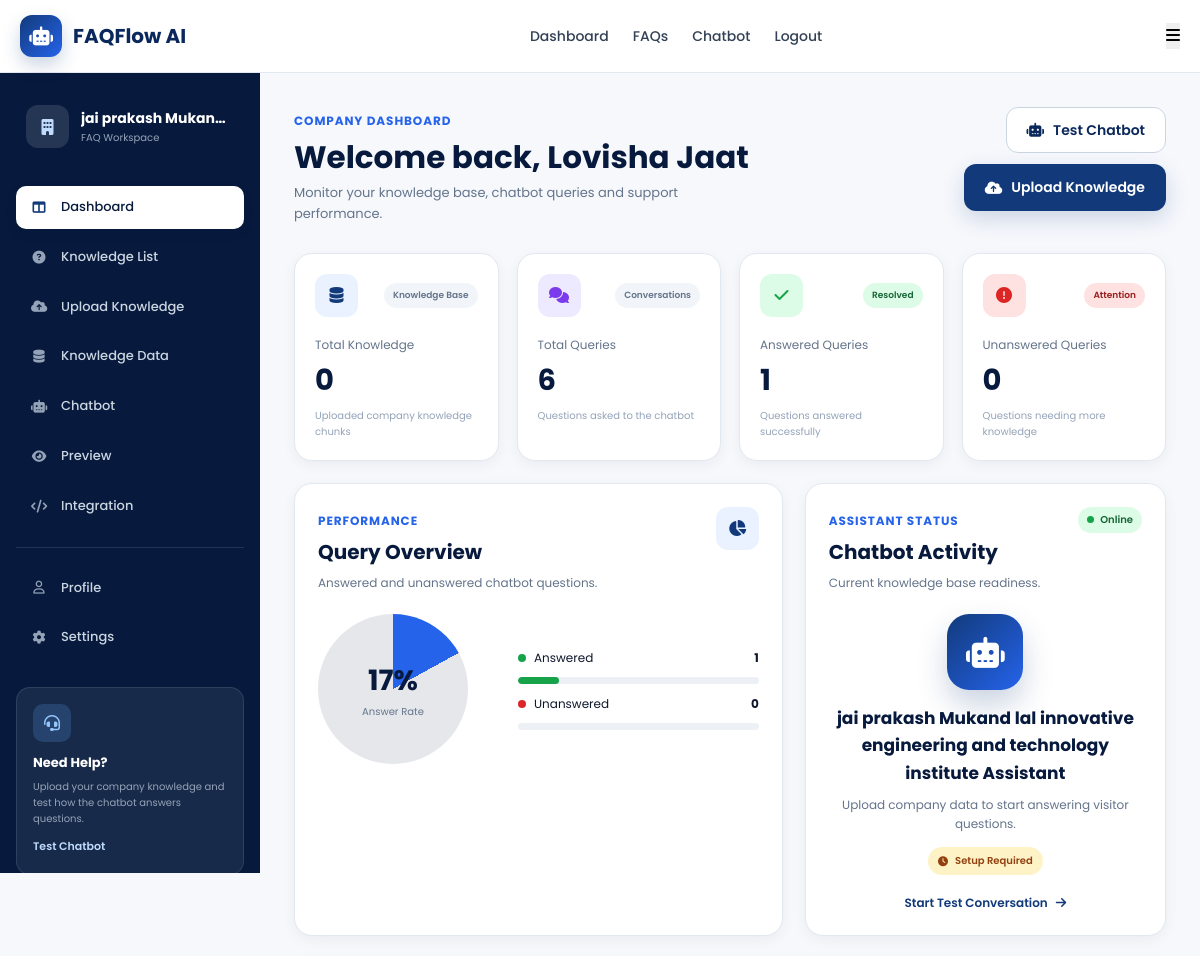
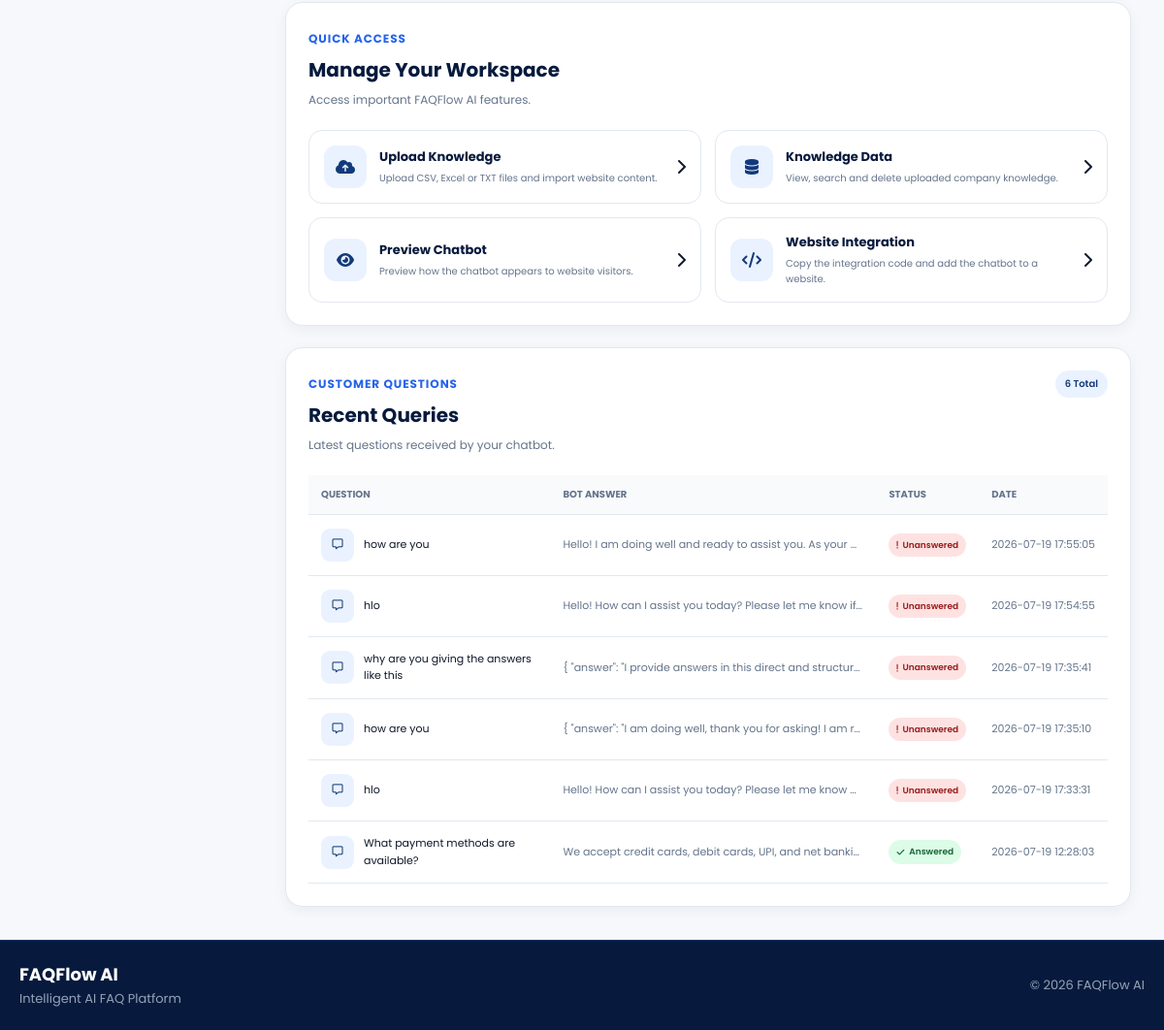
The page /dashboard (signed in) on the database as committed earlier (2 pictures, top to bottom).
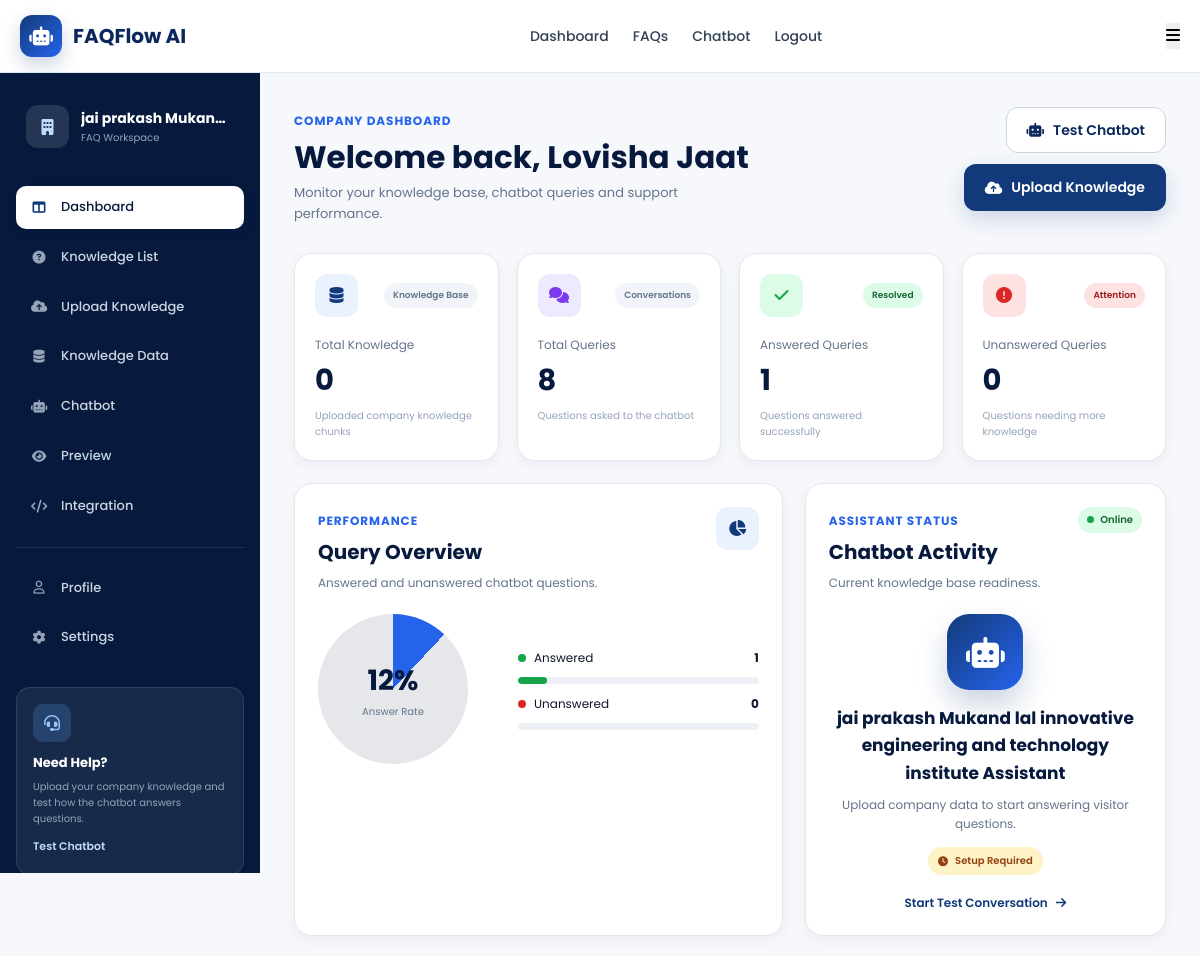
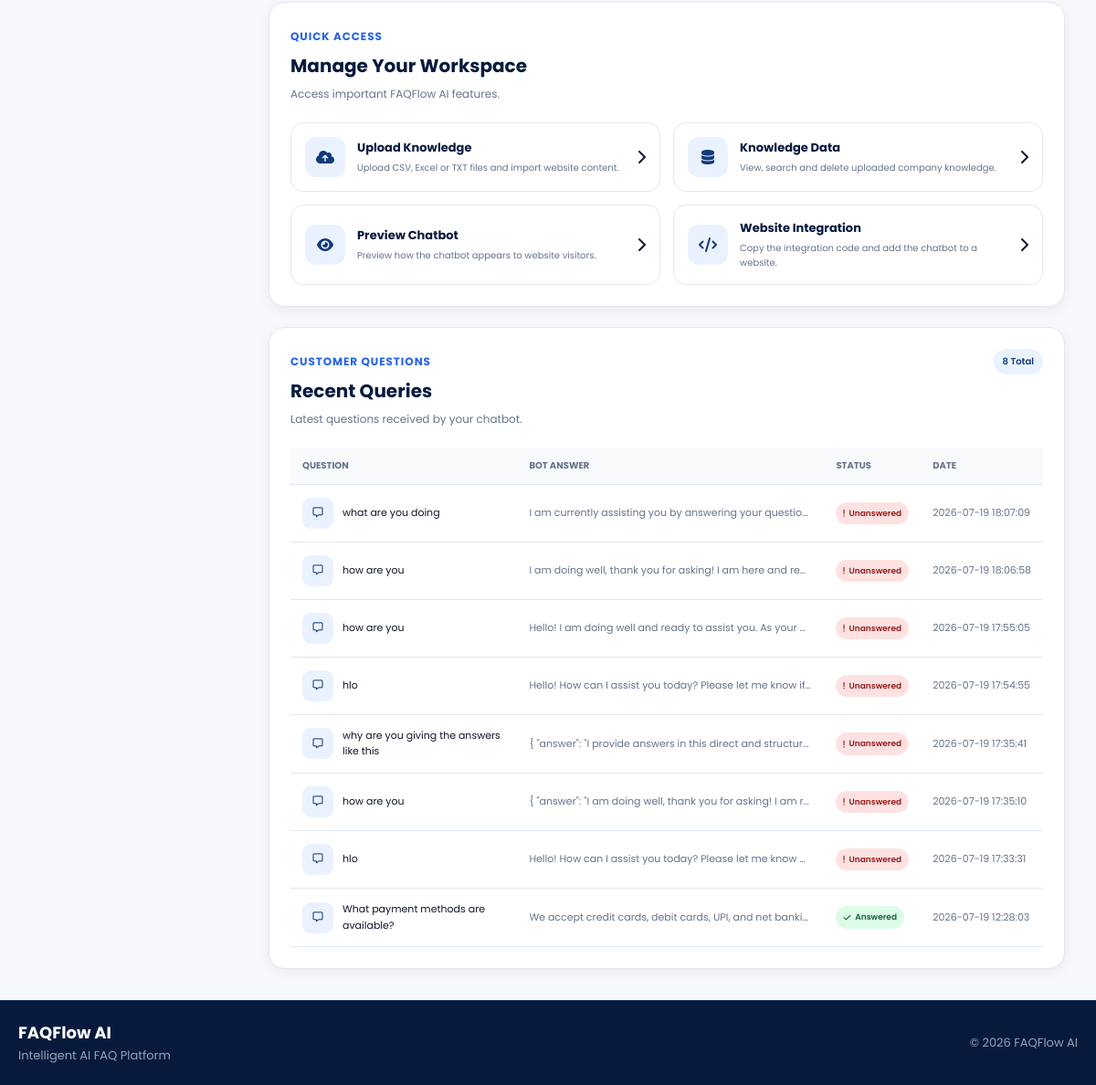
The same page on the database as committed later (2 pictures, top to bottom).
### tables this page shows
CREATE TABLE queries (

            id INTEGER PRIMARY KEY AUTOINCREMENT,

            company_id INTEGER,

            user_question TEXT NOT NULL,

            bot_answer TEXT,

            status TEXT,

            created_at TIMESTAMP DEFAULT CURRENT_TIMESTAMP,

            FOREIGN KEY(company_id)
                REFERENCES companies(id)

        );

### routes/dashboard_routes.py (the view)
@dashboard_bp.route("/dashboard")
def dashboard():
    if not login_required():
        return redirect(url_for("auth.login"))
    company_id = session["company_id"]
    total_faqs = fetch_one(
        Config.DATABASE_PATH,
        """
        SELECT COUNT(*) AS total
        FROM faqs
        WHERE company_id=?
        """,
        (company_id,)
    )
    total_queries = fetch_one(
        Config.DATABASE_PATH,
        """
        SELECT COUNT(*) AS total
        FROM queries
        WHERE company_id=?
        """,
        (company_id,)
    )
    answered = fetch_one(
        Config.DATABASE_PATH,
        """
        SELECT COUNT(*) AS total
        FROM queries

        WHERE company_id=?
        AND status='answered'
        """,
        (company_id,)
    )
    unanswered = fetch_one(
        Config.DATABASE_PATH,
        """
        SELECT COUNT(*) AS total
        FROM queries

        WHERE company_id=?
        AND status='unanswered'
        """,
        (company_id,)
    )
    recent_queries = fetch_all(
        Config.DATABASE_PATH,
        """
        SELECT *

        FROM queries

        WHERE company_id=?

        ORDER BY id DESC

        LIMIT 10
        """,
        (company_id,)
    )
    return render_template(
        "dashboard/dashboard.html",
        total_faqs=total_faqs["total"],
        total_queries=total_queries["total"],
        answered_queries=answered["total"],
        unanswered_queries=unanswered["total"],
        recent_queries=recent_queries
    )

### routes/dashboard_routes.py (called while the page is built)
def login_required():
    if "user_id" not in session:
        return False
    return True

### services/database_service.py (called while the page is built)
def get_connection(database_path):
    connection = sqlite3.connect(database_path)
    connection.row_factory = sqlite3.Row
    return connection

def fetch_one(database_path, query, values=()):
    connection = get_connection(database_path)
    cursor = connection.cursor()
    cursor.execute(query, values)
    row = cursor.fetchone()
    connection.close()
    return row

def fetch_all(database_path, query, values=()):
    connection = get_connection(database_path)
    cursor = connection.cursor()
    cursor.execute(query, values)
    rows = cursor.fetchall()
    connection.close()
    return rows

### templates/dashboard/dashboard.html (shortened to what the changed rows need)
{% extends "base.html" %}
{% block content %}
<section class="dashboard-page">
    <div class="dashboard-layout">
        <main class="dashboard-main">
            <header class="dashboard-header">
                <div>
                    <h1>
                        Welcome back,
                        {{ session.get("user_name", "User") }}
                    </h1>
                </div>
            </header>
            <section class="dashboard-stats">
                <article class="dashboard-stat-card">
                    <div class="stat-card-content">
                        <h2>
                            {{ total_faqs | default(0) }}
                        </h2>
                    </div>
                </article>
                <article class="dashboard-stat-card">
                    <div class="stat-card-content">
                        <p>Total Queries</p>
                        <h2>
                            {{ total_queries | default(0) }}
                        </h2>
                        <span>
                            Questions asked to the chatbot
                        </span>
                    </div>
                </article>
                <article class="dashboard-stat-card">
                    <div class="stat-card-content">
                        <h2>
                            {{ answered_queries | default(0) }}
                        </h2>
                    </div>
                </article>
                <article class="dashboard-stat-card">
                    <div class="stat-card-content">
                        <h2>
                            {{ unanswered_queries | default(0) }}
                        </h2>
                    </div>
                </article>
            </section>
            <section class="dashboard-content-grid">
                <article class="dashboard-card analytics-card">
                    <div class="dashboard-card-header">
                        <div>
                            <h2>Query Overview</h2>
                        </div>
                    </div>
                    {% set query_total = total_queries | default(0) %}
                    {% set answered_total = answered_queries | default(0) %}
                    {% set unanswered_total = unanswered_queries | default(0) %}
                    {% if query_total > 0 %}
                    {% set answered_percentage =
                    ((answered_total / query_total) * 100)
                    | round
                    | int
                    %}
                    {% set unanswered_percentage =
                    ((unanswered_total / query_total) * 100)
                    | round
                    | int
                    %}
                    {% else %}
                    {% set answered_percentage = 0 %}
                    {% set unanswered_percentage = 0 %}
                    {% endif %}
                    <div class="query-performance">
                        <div class="performance-circle" style="
                                background:
                                conic-gradient(
                                    #2563eb
                                    0%
                                    {{ answered_percentage }}%,
                                    #e5e7eb
                                    {{ answered_percentage }}%
                                    100%
                                );
                            ">
                            <div class="circle-content">
                                <strong>
                                    {{ answered_percentage }}%
                                </strong>
                                <span>Answer Rate</span>
                            </div>
                        </div>
                        <div class="performance-details">
                            <div class="performance-progress">
                                <div class="progress-bar answered-progress" style="
                                        width:
                                        {{ answered_percentage }}%;
                                    "></div>
                            </div>
                        </div>
                    </div>
                </article>
                <article class="dashboard-card chatbot-status-card">
                    <div class="dashboard-card-header">
                        <div>
                            <h2>Chatbot Activity</h2>
                        </div>
                    </div>
                </article>
            </section>
            <section class="dashboard-card quick-actions-section">
                <div class="dashboard-card-header">
                    <div>
                        <h2>Manage Your Workspace</h2>
                    </div>
                </div>
            </section>
            <section class="dashboard-card recent-queries-section">
                <div class="dashboard-card-header recent-header">
                    <div>
                        <span class="card-label">
                        </span>
                        <h2>Recent Queries</h2>
                        <p>
                        </p>
                    </div>
                    <span class="query-count">
                        {{ total_queries | default(0) }} Total
                    </span>
                </div>
                {% if recent_queries %}
                <div class="query-table-wrapper">
                    <table class="query-table">
                        <thead>
                            <tr>
                                <th>Question</th>
                                <th>Bot Answer</th>
                                <th>Status</th>
                                <th>Date</th>
                            </tr>
                        </thead>
                        <tbody>
                            {% for query in recent_queries %}
                            <tr>
                                <td>
                                    <div class="query-question">
                                        <div class="query-icon">
                                            <i class="fa-regular
                                                        fa-message"></i>
                                        </div>
                                        <span>
                                            {{
                                            query[
                                            "user_question"
                                            ]
                                            }}
                                        </span>
                                    </div>
                                </td>
                                <td>
                                    <p class="query-answer">
                                        {{
                                        query[
                                        "bot_answer"
                                        ]
                                        }}
                                    </p>
                                </td>
                                <td>
                                    {% if
                                    query["status"]
                                    == "answered"
                                    %}
                                    <span class="
                                                        query-status
                                                        answered-status
                                                    ">
                                        <i class="
                                                            fa-solid
                                                            fa-check
                                                        "></i>
                                        Answered
                                    </span>
                                    {% else %}
                                    <span class="
                                                        query-status
                                                        unanswered-status
                                                    ">
                                        Unanswered
                                    </span>
                                    {% endif %}
                                </td>
                                <td>
                                    <span class="query-date">
                                        {{
                                        query[
                                        "created_at"
                                        ]
                                        }}
                                    </span>
                                </td>
                            </tr>
                            {% endfor %}
                        </tbody>
                    </table>
                </div>
                {% endif %}
            </section>
        </main>
    </div>
</section>
{% endblock %}

Rows that differ between the two databases and show on the page:
added queries: user_question "what are you doing", bot_answer "I am currently assisting you by answering your questio…", shows "Unanswered", created_at "2026-07-19 18:07:09"
added queries: user_question "how are you", bot_answer "I am doing well, thank you for asking! I am here and re…", shows "Unanswered", created_at "2026-07-19 18:06:58"
Other text that changed with them:
{{ total_queries | default(0) }}: "6" → "8"
{{ answered_percentage }}: "17" → "12"
{{ answered_percentage }}: 17 → 12 (drawn)
